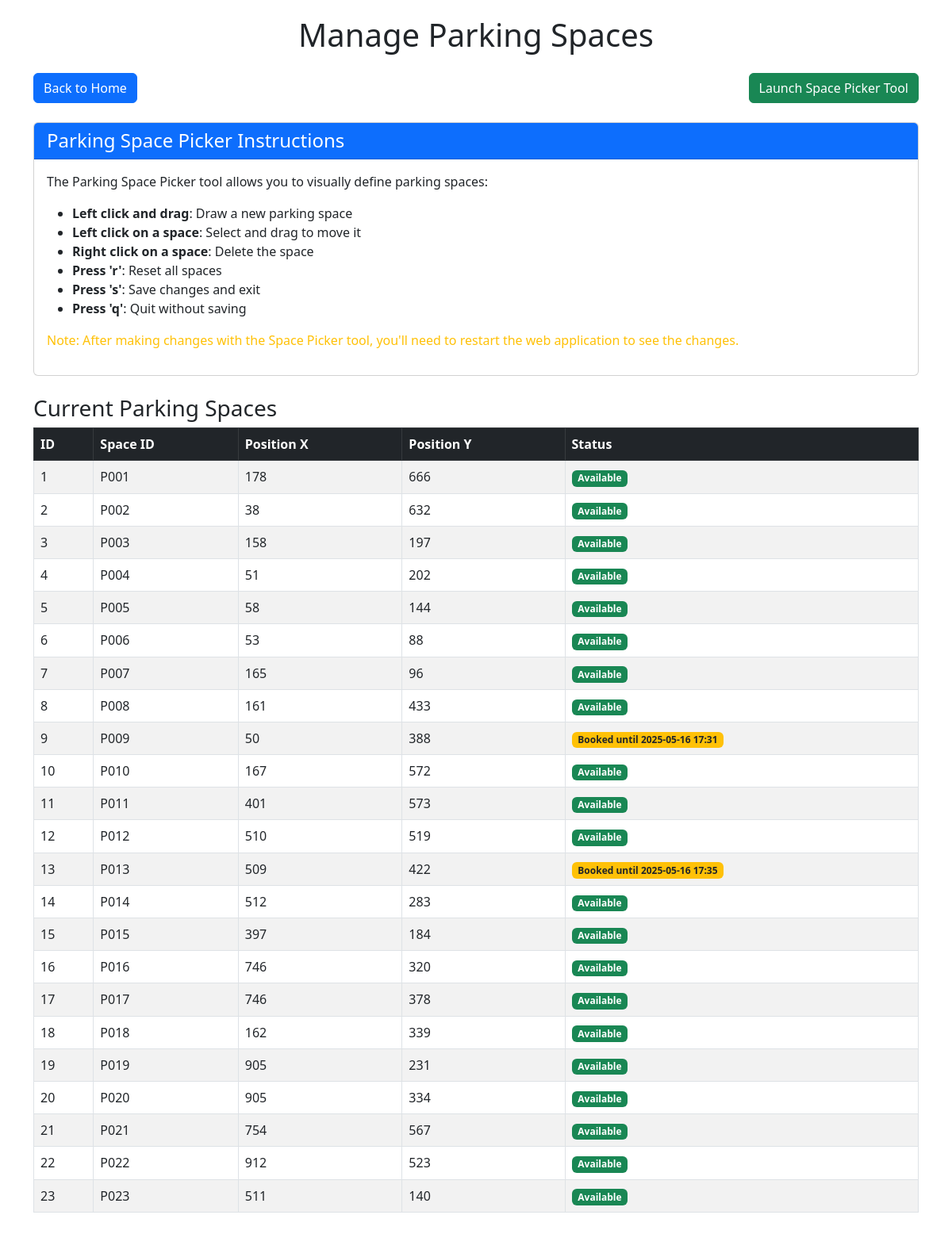
Before: /admin/spaces (signed in) with the older database file.
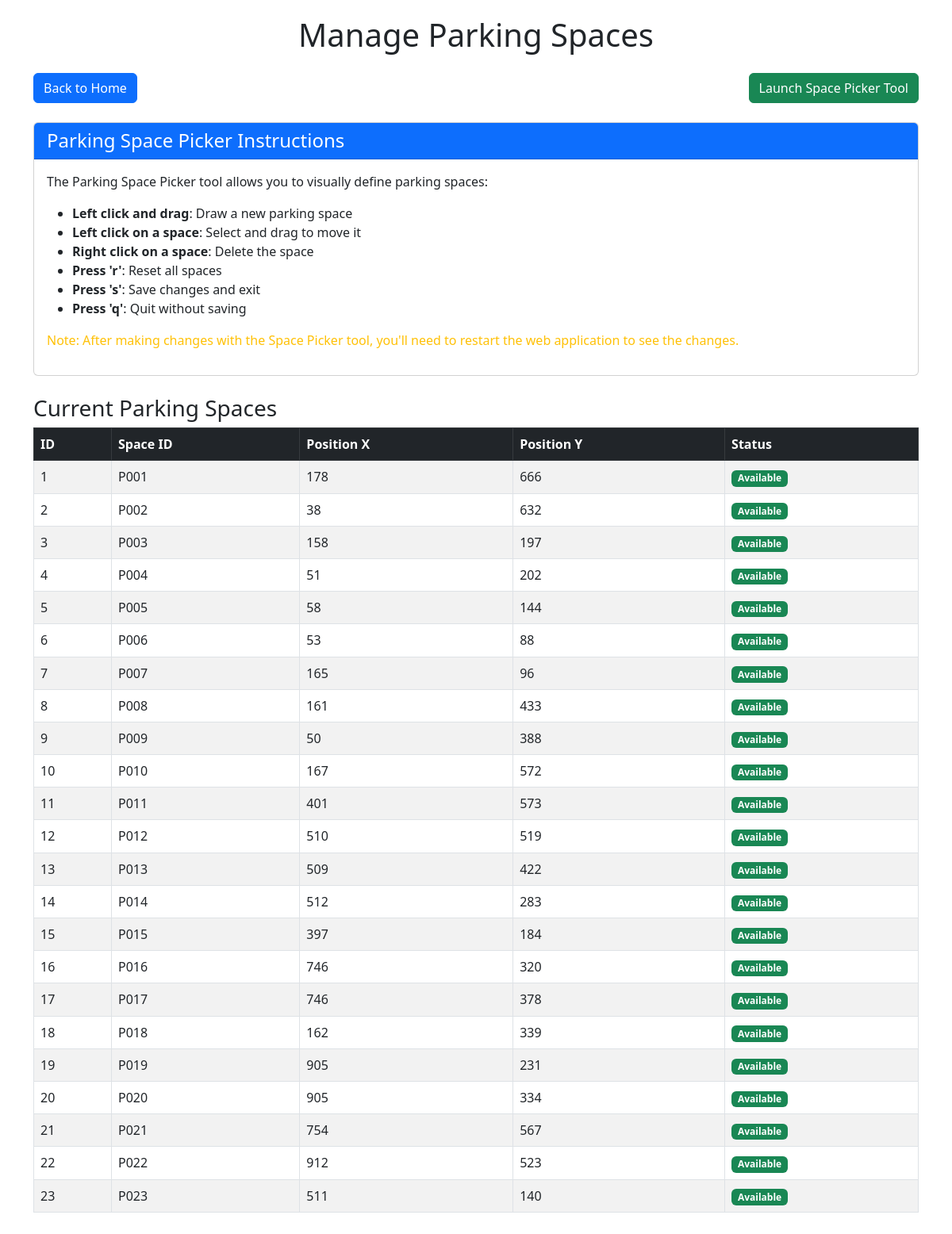
After: the same page with the newer database file.
### models.py (models this page shows, shortened)
class ParkingSpace(db.Model):
    id = db.Column(db.Integer, primary_key=True)
    position_x = db.Column(db.Integer, nullable=False)
    position_y = db.Column(db.Integer, nullable=False)
    space_id = db.Column(db.String(10), unique=True, nullable=False)
    zone = db.Column(db.String(20), default='General')  # e.g., 'VIP', 'Disabled', 'General'
    hourly_rate = db.Column(db.Float, default=150.00)  # Default hourly rate in INR (equivalent to ~$2.00)
    is_active = db.Column(db.Boolean, default=True)
    bookings = db.relationship('Booking', backref='parking_space', lazy=True)

class Booking(db.Model):
    id = db.Column(db.Integer, primary_key=True)
    booking_reference = db.Column(db.String(10), unique=True, nullable=False)
    user_id = db.Column(db.Integer, db.ForeignKey('user.id'), nullable=True)  # Can be null for guest bookings
    user_name = db.Column(db.String(100), nullable=False)
    user_email = db.Column(db.String(100), nullable=False)
    vehicle_id = db.Column(db.Integer, db.ForeignKey('vehicle.id'), nullable=True)
    license_plate = db.Column(db.String(20), nullable=False)
    start_time = db.Column(db.DateTime, nullable=False, default=datetime.utcnow)
    end_time = db.Column(db.DateTime, nullable=False)
    is_active = db.Column(db.Boolean, default=True)
    created_at = db.Column(db.DateTime, nullable=False, default=datetime.utcnow)
    parking_space_id = db.Column(db.Integer, db.ForeignKey('parking_space.id'), nullable=False)
    total_price = db.Column(db.Float, nullable=False)
    payment_status = db.Column(db.String(20), default='Pending')  # 'Pending', 'Paid', 'Refunded'
    check_in_time = db.Column(db.DateTime, nullable=True)
    check_out_time = db.Column(db.DateTime, nullable=True)
    selection_method = db.Column(db.String(20), default='Manual')  # 'Auto' or 'Manual'

### app.py (the view)
@app.route('/admin/spaces', methods=['GET'])
def admin_spaces():
    if not session.get('is_admin', False):
        flash('You do not have permission to access this page', 'danger')
        return redirect(url_for('index'))
    spaces = ParkingSpace.query.all()
    return render_template('admin_spaces.html', spaces=spaces)

### app.py (called while the page is built)
@app.context_processor
def inject_view_functions():
    return dict(view_functions=app.view_functions)

### templates/admin_spaces.html (shortened to what this page needs)
<!DOCTYPE html>
<html lang="en">
<head>
    <link href="https://cdn.jsdelivr.net/npm/bootstrap@5.3.0-alpha1/dist/css/bootstrap.min.css" rel="stylesheet">
</head>
<body>
    <div class="container">
        <h1 class="text-center mb-4">Manage Parking Spaces</h1>
        <div class="d-flex justify-content-between mb-4">
            <a href="{{ url_for('index') }}" class="btn btn-primary">Back to Home</a>
            <div>
                <form method="POST" action="{{ url_for('run_space_picker') }}" class="d-inline">
                    <button type="submit" class="btn btn-success">Launch Space Picker Tool</button>
                </form>
            </div>
        </div>
        <div class="card mb-4">
            <div class="card-header bg-primary text-white">
                <h4 class="mb-0">Parking Space Picker Instructions</h4>
            </div>
            <div class="card-body">
                <p>The Parking Space Picker tool allows you to visually define parking spaces:</p>
                <ul>
                    <li><strong>Left click and drag</strong>: Draw a new parking space</li>
                    <li><strong>Left click on a space</strong>: Select and drag to move it</li>
                    <li><strong>Right click on a space</strong>: Delete the space</li>
                    <li><strong>Press 'r'</strong>: Reset all spaces</li>
                    <li><strong>Press 's'</strong>: Save changes and exit</li>
                    <li><strong>Press 'q'</strong>: Quit without saving</li>
                </ul>
                <p class="text-warning">Note: After making changes with the Space Picker tool, you'll need to restart the web application to see the changes.</p>
            </div>
        </div>
        <div class="space-table">
            <h3>Current Parking Spaces</h3>
            {% if spaces %}
                <table class="table table-striped table-bordered">
                    <thead class="table-dark">
                        <tr>
                            <th>ID</th>
                            <th>Space ID</th>
                            <th>Position X</th>
                            <th>Position Y</th>
                            <th>Status</th>
                        </tr>
                    </thead>
                    <tbody>
                        {% for space in spaces %}
                            <tr>
                                <td>{{ space.id }}</td>
                                <td>{{ space.space_id }}</td>
                                <td>{{ space.position_x }}</td>
                                <td>{{ space.position_y }}</td>
                                <td>
                                    {% set active_booking = space.bookings|selectattr('is_active', 'eq', true)|first %}
                                    {% if active_booking %}
                                        <span class="badge bg-warning text-dark">Booked until {{ active_booking.end_time.strftime('%Y-%m-%d %H:%M') }}</span>
                                    {% else %}
                                        <span class="badge bg-success">Available</span>
                                    {% endif %}
                                </td>
                            </tr>
                        {% endfor %}
                    </tbody>
                </table>
            {% else %}
                <div class="alert alert-info">No parking spaces defined yet. Use the Space Picker Tool to create spaces.</div>
            {% endif %}
        </div>
    </div>
</body>
</html>

Changed rows visible on the page:
no longer on this page (row edited): Booking: end_time "2025-05-16 17:31"
no longer on this page (row edited): Booking: end_time "2025-05-16 17:35"
computed for ParkingSpace id 9: text "Booked until" → "Available"
computed for ParkingSpace id 13: text "Booked until" → "Available"
